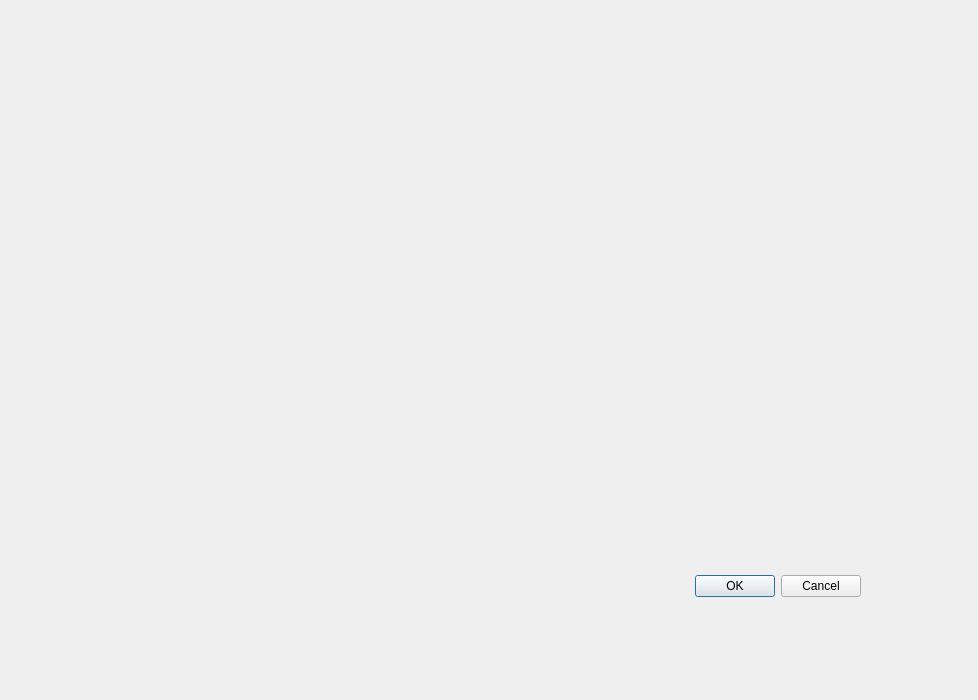
<?xml version="1.0" encoding="UTF-8"?>
<ui version="4.0">
 <class>network</class>
 <widget class="QDialog" name="network">
  <property name="geometry">
   <rect>
    <x>0</x>
    <y>0</y>
    <width>978</width>
    <height>700</height>
   </rect>
  </property>
  <property name="windowTitle">
   <string>Dialog</string>
  </property>
  <widget class="QDialogButtonBox" name="buttonBox">
   <property name="geometry">
    <rect>
     <x>240</x>
     <y>570</y>
     <width>621</width>
     <height>32</height>
    </rect>
   </property>
   <property name="orientation">
    <enum>Qt::Horizontal</enum>
   </property>
   <property name="standardButtons">
    <set>QDialogButtonBox::Cancel|QDialogButtonBox::Ok</set>
   </property>
  </widget>
 </widget>
 <resources/>
 <connections>
  <connection>
   <sender>buttonBox</sender>
   <signal>accepted()</signal>
   <receiver>network</receiver>
   <slot>accept()</slot>
   <hints>
    <hint type="sourcelabel">
     <x>248</x>
     <y>254</y>
    </hint>
    <hint type="destinationlabel">
     <x>157</x>
     <y>274</y>
    </hint>
   </hints>
  </connection>
  <connection>
   <sender>buttonBox</sender>
   <signal>rejected()</signal>
   <receiver>network</receiver>
   <slot>reject()</slot>
   <hints>
    <hint type="sourcelabel">
     <x>316</x>
     <y>260</y>
    </hint>
    <hint type="destinationlabel">
     <x>286</x>
     <y>274</y>
    </hint>
   </hints>
  </connection>
 </connections>
</ui>
